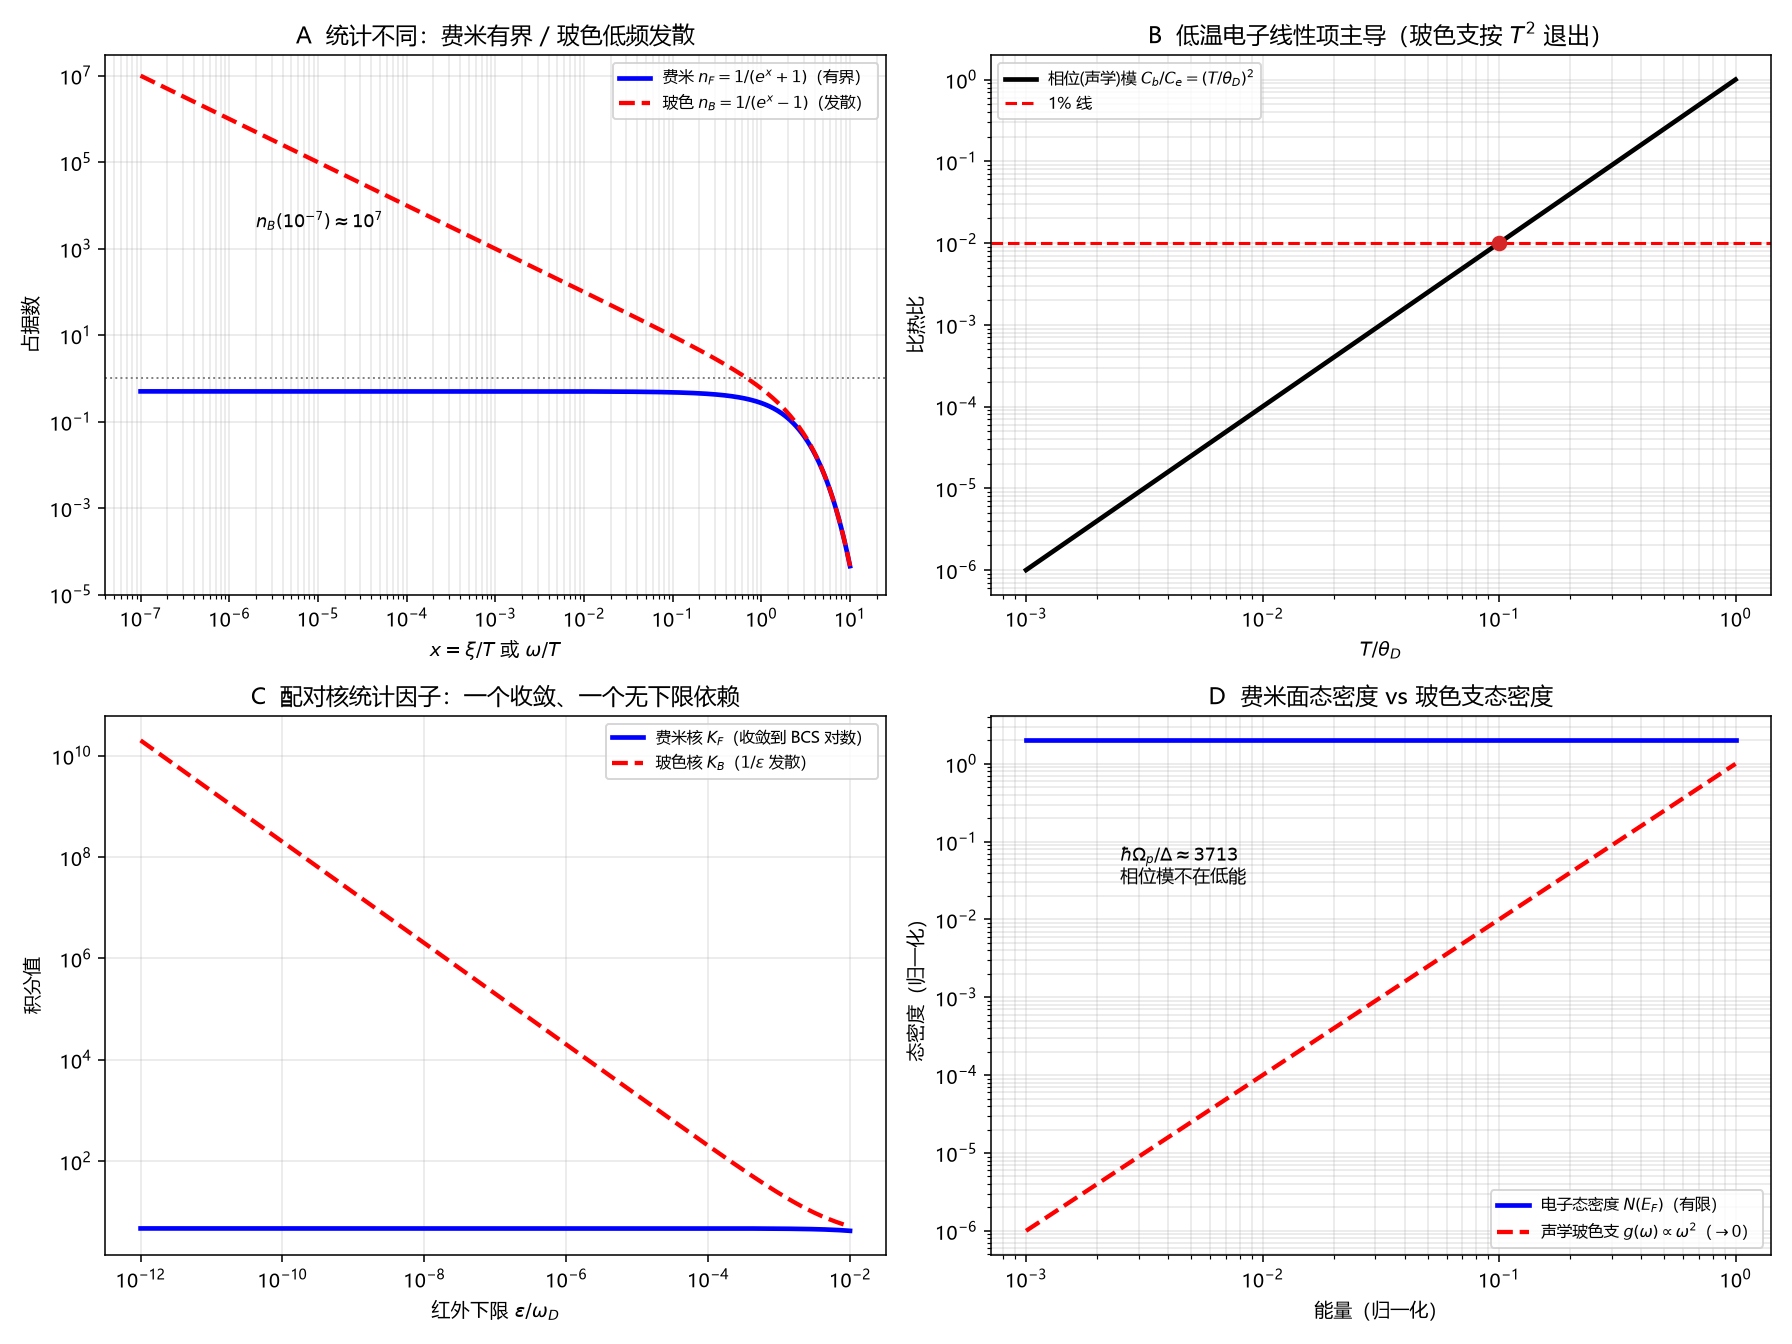

Here is the Python script that generated this plot:
# -*- coding: utf-8 -*-
"""
R25：相位模带能否代替电子带——统计、计数与循环性
=====================================================================
预注册 R25 的 P1–P5（跑数前写死）：
  P1  max n_F <= 1；n_B(omega/T=1e-7) > 1e6
  P2  C_b/C_e = (T/theta_D)^2（d=2）；T/theta_D<=0.1 时 <=0.01
  P3  T=0.01*wD：K_F 在 eps∈[1e-12,1e-9] 相对变化<1e-6、与 BCS 对数相对误差<1%；
      K_B 在 eps∈[1e-6,1e-2] 比值>5 且随 eps→0 单调增
  P4  Omega_p/Delta > 1e3
  P5  循环性由 Lean PhaseVsBand.lean 承载

复跑：python "10 探索/超导第一性研究/04_计算验证/R25_相位模不能代替电子带.py"
"""
import csv
import math
import os
import sys

try:
    sys.stdout.reconfigure(encoding="utf-8")
except Exception:
    pass

import numpy as np
from scipy.integrate import quad
import matplotlib
matplotlib.use("Agg")
import matplotlib.pyplot as plt

plt.rcParams["font.sans-serif"] = ["Microsoft YaHei", "SimHei", "DejaVu Sans"]
plt.rcParams["axes.unicode_minus"] = False

OUT = os.path.dirname(os.path.abspath(__file__))

GAMMA = 0.5772156649015329


def n_fermi(x):
    x = np.asarray(x, dtype=float)
    return 1.0 / (np.exp(np.clip(x, -700, 700)) + 1.0)


def n_bose(x):
    x = np.asarray(x, dtype=float)
    return 1.0 / np.expm1(np.clip(x, 1e-300, 700))


def main():
    # ---------- P1：占据统计 ----------
    x = np.logspace(-7, 1, 500)
    nf, nb = n_fermi(x), n_bose(x)
    assert float(np.max(nf)) <= 1.0, "P1: 费米占据应 <=1"
    nb_tiny = float(n_bose(np.array([1e-7]))[0])
    assert nb_tiny > 1e6, "P1: 玻色低频占据 %.3g 应 >1e6" % nb_tiny

    # ---------- P2：低温比热标度 ----------
    t = np.logspace(-3, 0, 400)          # T/theta_D
    ratio = t ** 2                       # d=2：C_b/C_e
    idx = int(np.argmin(np.abs(t - 0.1)))
    assert float(ratio[idx]) <= 0.01 + 1e-12, "P2: (T/theta_D)^2 在 0.1 应 <=0.01"

    # ---------- P3：配对核统计因子 ----------
    T, wD = 0.01, 1.0

    def KF(eps):
        return quad(lambda xi: math.tanh(xi / (2.0 * T)) / xi, eps, wD,
                    epsabs=1e-13, epsrel=1e-13)[0]

    def KB(eps):
        # 解析 splitting：ξ=2Tz；z<=1 用 coth z/z = 1/z^2+1/3-z^2/45+2z^4/945，
        # z>1 部分用 coth z-1=2/(e^{2z}-1) 的光滑数值修正（只在 z>=1，无近奇点）。
        z0 = eps / (2.0 * T)
        z1 = 1.0
        low = ((1.0 / z0 - 1.0 / z1) + (z1 - z0) / 3.0
               - (z1 ** 3 - z0 ** 3) / 135.0
               + 2.0 * (z1 ** 5 - z0 ** 5) / 4725.0)
        corr = quad(lambda z: (1.0 / math.tanh(z) - 1.0) / z, 1.0, 80.0,
                    epsabs=1e-12, epsrel=1e-12)[0]
        return low + math.log(wD / (2.0 * T)) + corr

    epsF = [1e-12, 1e-10, 1e-9]
    kf = [KF(e) for e in epsF]
    spread = (max(kf) - min(kf)) / kf[-1]
    assert spread < 1e-6, "P3: K_F 相对变化 %.3g 应 <1e-6" % spread
    bcs_log = math.log(2.0 * math.exp(GAMMA) * wD / (math.pi * T))
    rel_err = abs(kf[-1] - bcs_log) / bcs_log
    assert rel_err < 0.01, "P3: K_F 与 BCS 对数相对误差 %.4f" % rel_err

    epsB = [1e-6, 1e-4, 1e-2]
    kb = [KB(e) for e in epsB]
    assert kb[0] / kb[-1] > 5.0, "P3: K_B 比值 %.2f 应 >5" % (kb[0] / kb[-1])
    assert kb[0] > kb[1] > kb[2], "P3: K_B 应随 eps→0 单调增"

    # ---------- P4：Anderson-Higgs 能标 ----------
    e_charge, eps0, me, hbar = 1.602176634e-19, 8.8541878128e-12, 9.1093837015e-31, 1.054571817e-34
    n_e = 1e28                       # m^-3，典型金属
    omega_p = math.sqrt(n_e * e_charge ** 2 / (eps0 * me))
    hw_p_eV = hbar * omega_p / e_charge
    delta_eV = 1e-3                  # 1 meV
    ratio_pd = hw_p_eV / delta_eV
    assert ratio_pd > 1e3, "P4: Omega_p/Delta=%.1f 应 >1e3" % ratio_pd

    print("R25 相位模带 vs 电子带（结构判定，无拟合）：")
    print("  P1 n_F<=1；n_B(1e-7)=%.3e （玻色低频发散）" % nb_tiny)
    print("  P2 C_b/C_e=(T/theta_D)^2；T/theta_D=0.1 时 %.2e" % ratio[idx])
    print("  P3 K_F 相对变化 %.2e，与 BCS 对数相对误差 %.2e" % (spread, rel_err))
    print("     K_B(1e-6)/K_B(1e-2)=%.1f（红外 1/eps 发散）" % (kb[0] / kb[-1]))
    print("  P4 hbar*Omega_p=%.2f eV，Delta=%.1f meV，比值 %.0f" % (hw_p_eV, delta_eV * 1e3, ratio_pd))
    print("  P5 循环性由 Lean PhaseVsBand 承载")

    # ---------- 四面板 ----------
    fig, axes = plt.subplots(2, 2, figsize=(12.8, 9.6))

    ax = axes[0, 0]
    ax.loglog(x, nf, "b-", lw=2.4, label="费米 $n_F=1/(e^{x}+1)$（有界）")
    ax.loglog(x, nb, "r--", lw=2.2, label="玻色 $n_B=1/(e^{x}-1)$（发散）")
    ax.axhline(1.0, color="gray", ls=":", lw=1.0)
    ax.annotate("$n_B(10^{-7})\\approx10^7$", (2e-6, 3e3), fontsize=9)
    ax.set_xlabel("$x=\\xi/T$ 或 $\\omega/T$")
    ax.set_ylabel("占据数")
    ax.set_ylim(1e-5, 3e7)
    ax.set_title("A  统计不同：费米有界 / 玻色低频发散")
    ax.legend(fontsize=8)
    ax.grid(alpha=0.3, which="both")

    ax = axes[0, 1]
    ax.loglog(t, ratio, "k-", lw=2.4, label="相位(声学)模 $C_b/C_e=(T/\\theta_D)^2$")
    ax.axhline(0.01, color="r", ls="--", lw=1.6, label="1% 线")
    ax.plot([0.1], [ratio[idx]], "o", ms=7, color="#d62728")
    ax.set_xlabel("$T/\\theta_D$")
    ax.set_ylabel("比热比")
    ax.set_title("B  低温电子线性项主导（玻色支按 $T^2$ 退出）")
    ax.legend(fontsize=8)
    ax.grid(alpha=0.3, which="both")

    ax = axes[1, 0]
    ee = np.logspace(-12, -2, 200)
    kf_curve = [KF(v) for v in ee]
    kb_curve = [KB(v) for v in ee]
    ax.loglog(ee, kf_curve, "b-", lw=2.4, label="费米核 $K_F$（收敛到 BCS 对数）")
    ax.loglog(ee, kb_curve, "r--", lw=2.2, label="玻色核 $K_B$（$1/\\varepsilon$ 发散）")
    ax.set_xlabel("红外下限 $\\varepsilon/\\omega_D$")
    ax.set_ylabel("积分值")
    ax.set_title("C  配对核统计因子：一个收敛、一个无下限依赖")
    ax.legend(fontsize=8)
    ax.grid(alpha=0.3, which="both")

    ax = axes[1, 1]
    w = np.logspace(-3, 0, 200)
    ax.loglog(w, np.ones_like(w) * 2.0, "b-", lw=2.4, label="电子态密度 $N(E_F)$（有限）")
    ax.loglog(w, w ** 2, "r--", lw=2.2, label="声学玻色支 $g(\\omega)\\propto\\omega^2$（$\\to0$）")
    ax.annotate("$\\hbar\\Omega_p/\\Delta\\approx%.0f$\n相位模不在低能" % ratio_pd,
                (2.5e-3, 0.03), fontsize=9)
    ax.set_xlabel("能量（归一化）")
    ax.set_ylabel("态密度（归一化）")
    ax.set_title("D  费米面态密度 vs 玻色支态密度")
    ax.legend(fontsize=8)
    ax.grid(alpha=0.3, which="both")

    fig.tight_layout()
    png = os.path.join(OUT, "R25_相位模不能代替电子带.png")
    fig.savefig(png, dpi=140)
    plt.close(fig)

    rows = [
        ["P1", "n_F<=1, n_B(1e-7)=%.2e" % nb_tiny, "通过"],
        ["P2", "(T/theta_D)^2 at 0.1 = %.2e" % ratio[idx], "通过"],
        ["P3", "K_F spread %.2e, err %.2e; K_B ratio %.1f" % (spread, rel_err, kb[0] / kb[-1]), "通过"],
        ["P4", "hbar*Omega_p=%.2f eV, ratio %.0f" % (hw_p_eV, ratio_pd), "通过"],
        ["P5", "循环性（链序）", "由 Lean PhaseVsBand 承载"],
        ["结论", "相位模带不能代替电子 Bloch 带", "链外-D 未闭合"],
    ]
    with open(os.path.join(OUT, "R25_相位模不能代替电子带_摘要.csv"), "w",
              newline="", encoding="utf-8-sig") as fo:
        wr = csv.writer(fo)
        wr.writerow(["判据", "数值", "判定"])
        wr.writerows(rows)

    print("图:", png)


if __name__ == "__main__":
    main()
